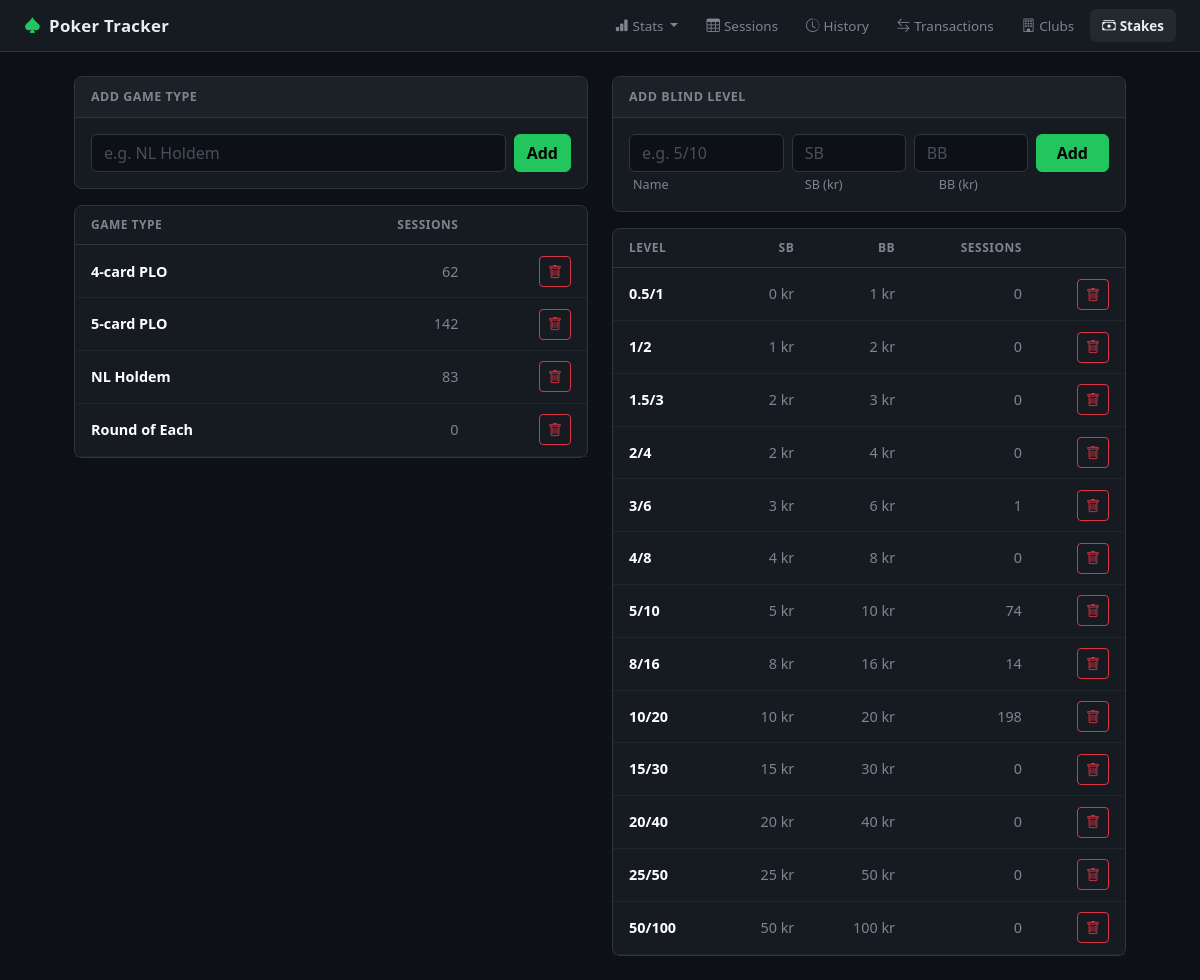
/stakes, run on the app's committed database.
### tables this page shows
CREATE TABLE games (
            id INTEGER PRIMARY KEY AUTOINCREMENT,
            name TEXT NOT NULL UNIQUE,
            created_at TEXT DEFAULT (datetime('now'))
        );

CREATE TABLE blind_levels (
            id INTEGER PRIMARY KEY AUTOINCREMENT,
            name TEXT NOT NULL UNIQUE,
            small_blind REAL NOT NULL,
            big_blind REAL NOT NULL,
            created_at TEXT DEFAULT (datetime('now'))
        );

### app.py (the view, shortened to what this page needs)
@app.route("/stakes", methods=["GET", "POST"])
def stakes():
    db = get_db()
    games = db.execute("""
        SELECT g.*, COUNT(s.id) as session_count
        FROM games g
        LEFT JOIN sessions s ON s.game_id = g.id
        GROUP BY g.id ORDER BY g.name
    """).fetchall()
    blind_levels = db.execute("""
        SELECT bl.*, COUNT(s.id) as session_count
        FROM blind_levels bl
        LEFT JOIN sessions s ON s.blind_level_id = bl.id
        GROUP BY bl.id ORDER BY bl.big_blind
    """).fetchall()
    return render_template("stakes.html", games=games, blind_levels=blind_levels)

### app.py (called while the page is built)
@app.template_filter("nok")
def nok_filter(value):
    if value is None:
        return "0 kr"
    v = float(value)
    formatted = f"{abs(v):,.0f}".replace(",", " ")
    return f"{'-' if v < 0 else ''}{formatted} kr"

### database.py (called while the page is built)
def get_db():
    if "db" not in g:
        g.db = sqlite3.connect(str(DB_PATH))
        g.db.row_factory = sqlite3.Row
        g.db.execute("PRAGMA foreign_keys = ON")
    return g.db

### templates/stakes.html (shortened to what this page needs)
{% extends "base.html" %}
{% block content %}
<div class="row g-4">
    <div class="col-md-6">
        <div class="card mb-3">
            <div class="card-header">Add Game Type</div>
            <div class="card-body">
                <form method="post">
                    <div class="d-flex gap-2">
                        <input type="text" name="name" class="form-control" placeholder="e.g. NL Holdem" required>
                        <button type="submit" class="btn btn-success text-nowrap">Add</button>
                    </div>
                </form>
            </div>
        </div>
        {% if games %}
        <div class="card">
            <div class="table-responsive">
                <table class="table table-hover mb-0">
                    <thead>
                        <tr>
                            <th>Game Type</th>
                            <th class="text-end">Sessions</th>
                            <th class="text-end"></th>
                        </tr>
                    </thead>
                    <tbody>
                        {% for g in games %}
                        <tr>
                            <td class="fw-semibold">{{ g['name'] }}</td>
                            <td class="text-end text-muted">{{ g['session_count'] }}</td>
                            <td class="text-end">
                                <form method="post" action="/games/{{ g['id'] }}/delete" class="d-inline"
                                      onsubmit="return confirm('Delete {{ g['name'] }}?')">
                                    <button type="submit" class="btn btn-sm btn-outline-danger">
                                        <i class="bi bi-trash"></i>
                                    </button>
                                </form>
                            </td>
                        </tr>
                        {% endfor %}
                    </tbody>
                </table>
            </div>
        </div>
        {% else %}
        <div class="text-center text-muted py-4">No game types yet.</div>
        {% endif %}
    </div>
    <div class="col-md-6">
        <div class="card mb-3">
            <div class="card-header">Add Blind Level</div>
            <div class="card-body">
                <form method="post">
                    <div class="row g-2">
                        <div class="col-4">
                            <input type="text" name="name" class="form-control" placeholder="e.g. 5/10" required>
                        </div>
                        <div class="col-3">
                            <input type="number" name="small_blind" class="form-control" placeholder="SB" min="0" step="any" required>
                        </div>
                        <div class="col-3">
                            <input type="number" name="big_blind" class="form-control" placeholder="BB" min="0" step="any" required>
                        </div>
                        <div class="col-2">
                            <button type="submit" class="btn btn-success w-100">Add</button>
                        </div>
                    </div>
                    <div class="d-flex gap-3 mt-1 px-1">
                        <small class="text-muted" style="flex:0 0 33%">Name</small>
                        <small class="text-muted" style="flex:0 0 25%">SB (kr)</small>
                        <small class="text-muted" style="flex:0 0 25%">BB (kr)</small>
                    </div>
                </form>
            </div>
        </div>
        {% if blind_levels %}
        <div class="card">
            <div class="table-responsive">
                <table class="table table-hover mb-0">
                    <thead>
                        <tr>
                            <th>Level</th>
                            <th class="text-end">SB</th>
                            <th class="text-end">BB</th>
                            <th class="text-end">Sessions</th>
                            <th class="text-end"></th>
                        </tr>
                    </thead>
                    <tbody>
                        {% for bl in blind_levels %}
                        <tr>
                            <td class="fw-semibold">{{ bl['name'] }}</td>
                            <td class="text-end text-muted">{{ bl['small_blind'] | nok }}</td>
                            <td class="text-end text-muted">{{ bl['big_blind'] | nok }}</td>
                            <td class="text-end text-muted">{{ bl['session_count'] }}</td>
                            <td class="text-end">
                                <form method="post" action="/blind_levels/{{ bl['id'] }}/delete" class="d-inline"
                                      onsubmit="return confirm('Delete {{ bl['name'] }}?')">
                                    <button type="submit" class="btn btn-sm btn-outline-danger">
                                        <i class="bi bi-trash"></i>
                                    </button>
                                </form>
                            </td>
                        </tr>
                        {% endfor %}
                    </tbody>
                </table>
            </div>
        </div>
        {% else %}
        <div class="text-center text-muted py-4">No blind levels yet.</div>
        {% endif %}
    </div>
</div>
{% endblock %}

### static/style.css (style rules this page uses)
body { background: #0d1117; font-size: 0.9rem; color: #e6edf3; }
.card { background: #161b22; border-color: #30363d; border-radius: 8px; }
.card-header { background: #1c2128; border-bottom: 1px solid #30363d; font-weight: 600; font-size: 0.78rem; letter-spacing: 0.5px; text-transform: uppercase; color: #7d8590; padding: 0.65rem 1rem; border-radius: 8px 8px 0 0 !important; }
.table { --bs-table-bg: transparent; --bs-table-hover-bg: rgba(255,255,255,0.03); --bs-table-border-color: #21262d; color: #e6edf3; }
.table thead th { font-size: 0.75rem; text-transform: uppercase; letter-spacing: 0.5px; color: #7d8590; border-bottom: 1px solid #30363d; padding: 0.65rem 1rem; font-weight: 600; }
.table td { padding: 0.65rem 1rem; border-color: #21262d; vertical-align: middle; }
.form-control, .form-select { background: #0d1117; border-color: #30363d; color: #e6edf3; }
.form-control::placeholder { color: #484f58; }
.btn-success { background: #22c55e; border-color: #22c55e; color: #000; font-weight: 600; }
.text-muted { color: #7d8590 !important; }

### data on the page
games: name "4-card PLO", session_count "62"
games: name "5-card PLO", session_count "142"
games: name "NL Holdem", session_count "83"
games: name "Round of Each", session_count "0"
blind_levels: name "0.5/1", small_blind|nok "0 kr", big_blind|nok "1 kr", session_count "0"
blind_levels: name "1/2", small_blind|nok "1 kr", big_blind|nok "2 kr", session_count "0"
blind_levels: name "1.5/3", small_blind|nok "2 kr", big_blind|nok "3 kr", session_count "0"
blind_levels: name "2/4", small_blind|nok "2 kr", big_blind|nok "4 kr", session_count "0"
blind_levels: name "3/6", small_blind|nok "3 kr", big_blind|nok "6 kr", session_count "1"
blind_levels: name "4/8", small_blind|nok "4 kr", big_blind|nok "8 kr", session_count "0"
blind_levels: name "5/10", small_blind|nok "5 kr", big_blind|nok "10 kr", session_count "74"
blind_levels: name "8/16", small_blind|nok "8 kr", big_blind|nok "16 kr", session_count "14"
blind_levels: name "10/20", small_blind|nok "10 kr", big_blind|nok "20 kr", session_count "198"
blind_levels: name "15/30", small_blind|nok "15 kr", big_blind|nok "30 kr", session_count "0"
blind_levels: name "20/40", small_blind|nok "20 kr", big_blind|nok "40 kr", session_count "0"
blind_levels: name "25/50", small_blind|nok "25 kr", big_blind|nok "50 kr", session_count "0"
blind_levels: name "50/100", small_blind|nok "50 kr", big_blind|nok "100 kr", session_count "0"
